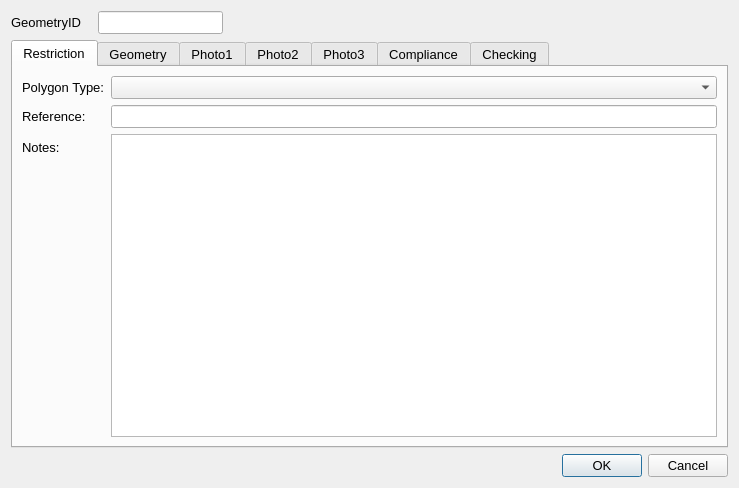
<?xml version="1.0" encoding="UTF-8"?>
<ui version="4.0">
 <class>Dialog</class>
 <widget class="QDialog" name="Dialog">
  <property name="geometry">
   <rect>
    <x>0</x>
    <y>0</y>
    <width>739</width>
    <height>488</height>
   </rect>
  </property>
  <property name="sizePolicy">
   <sizepolicy hsizetype="Fixed" vsizetype="Fixed">
    <horstretch>0</horstretch>
    <verstretch>0</verstretch>
   </sizepolicy>
  </property>
  <property name="maximumSize">
   <size>
    <width>750</width>
    <height>550</height>
   </size>
  </property>
  <property name="font">
   <font>
    <pointsize>10</pointsize>
   </font>
  </property>
  <property name="windowTitle">
   <string>Dialog</string>
  </property>
  <layout class="QGridLayout" name="gridLayout">
   <item row="0" column="1">
    <widget class="QLineEdit" name="GeometryID">
     <property name="sizePolicy">
      <sizepolicy hsizetype="Preferred" vsizetype="Preferred">
       <horstretch>0</horstretch>
       <verstretch>0</verstretch>
      </sizepolicy>
     </property>
     <property name="font">
      <font>
       <pointsize>10</pointsize>
      </font>
     </property>
     <property name="inputMask">
      <string/>
     </property>
     <property name="readOnly">
      <bool>true</bool>
     </property>
     <property name="placeholderText">
      <string/>
     </property>
    </widget>
   </item>
   <item row="2" column="2">
    <widget class="QDialogButtonBox" name="button_box">
     <property name="orientation">
      <enum>Qt::Horizontal</enum>
     </property>
     <property name="standardButtons">
      <set>QDialogButtonBox::Cancel|QDialogButtonBox::Ok</set>
     </property>
    </widget>
   </item>
   <item row="0" column="0">
    <widget class="QLabel" name="label">
     <property name="minimumSize">
      <size>
       <width>81</width>
       <height>16</height>
      </size>
     </property>
     <property name="font">
      <font>
       <pointsize>10</pointsize>
      </font>
     </property>
     <property name="text">
      <string>GeometryID</string>
     </property>
    </widget>
   </item>
   <item row="1" column="0" colspan="3">
    <widget class="QTabWidget" name="Details">
     <property name="sizePolicy">
      <sizepolicy hsizetype="Expanding" vsizetype="Expanding">
       <horstretch>0</horstretch>
       <verstretch>0</verstretch>
      </sizepolicy>
     </property>
     <property name="minimumSize">
      <size>
       <width>0</width>
       <height>0</height>
      </size>
     </property>
     <property name="font">
      <font>
       <pointsize>10</pointsize>
      </font>
     </property>
     <property name="cursor">
      <cursorShape>IBeamCursor</cursorShape>
     </property>
     <property name="mouseTracking">
      <bool>true</bool>
     </property>
     <property name="acceptDrops">
      <bool>true</bool>
     </property>
     <property name="currentIndex">
      <number>0</number>
     </property>
     <widget class="QWidget" name="RestrictionDetails">
      <property name="focusPolicy">
       <enum>Qt::NoFocus</enum>
      </property>
      <attribute name="title">
       <string>Restriction</string>
      </attribute>
      <layout class="QFormLayout" name="formLayout">
       <property name="fieldGrowthPolicy">
        <enum>QFormLayout::AllNonFixedFieldsGrow</enum>
       </property>
       <item row="2" column="0">
        <widget class="QLabel" name="Type1_4">
         <property name="text">
          <string>Polygon Type:</string>
         </property>
        </widget>
       </item>
       <item row="2" column="1">
        <widget class="QComboBox" name="RestrictionTypeID"/>
       </item>
       <item row="7" column="0">
        <widget class="QLabel" name="lbl_Notes">
         <property name="text">
          <string>Notes:</string>
         </property>
        </widget>
       </item>
       <item row="5" column="1">
        <widget class="QLineEdit" name="AssetReference"/>
       </item>
       <item row="5" column="0">
        <widget class="QLabel" name="label_3">
         <property name="text">
          <string>Reference:</string>
         </property>
        </widget>
       </item>
       <item row="7" column="1">
        <widget class="QTextEdit" name="Notes"/>
       </item>
      </layout>
     </widget>
     <widget class="QWidget" name="Geometry">
      <attribute name="title">
       <string>Geometry</string>
      </attribute>
      <layout class="QFormLayout" name="formLayout_2">
       <property name="fieldGrowthPolicy">
        <enum>QFormLayout::AllNonFixedFieldsGrow</enum>
       </property>
       <item row="0" column="0">
        <widget class="QLabel" name="lbl_RoadName">
         <property name="minimumSize">
          <size>
           <width>90</width>
           <height>16</height>
          </size>
         </property>
         <property name="font">
          <font>
           <pointsize>10</pointsize>
          </font>
         </property>
         <property name="text">
          <string>Road Name:</string>
         </property>
        </widget>
       </item>
       <item row="0" column="1">
        <widget class="QLineEdit" name="RoadName"/>
       </item>
       <item row="1" column="0">
        <widget class="QLabel" name="lbl_USRN">
         <property name="minimumSize">
          <size>
           <width>90</width>
           <height>16</height>
          </size>
         </property>
         <property name="font">
          <font>
           <pointsize>10</pointsize>
          </font>
         </property>
         <property name="text">
          <string>USRN:</string>
         </property>
        </widget>
       </item>
       <item row="1" column="1">
        <widget class="QLineEdit" name="USRN"/>
       </item>
       <item row="2" column="0">
        <widget class="QLabel" name="label_8">
         <property name="text">
          <string>Last Update Date:</string>
         </property>
        </widget>
       </item>
       <item row="2" column="1">
        <widget class="QDateTimeEdit" name="LastUpdateDateTime">
         <property name="readOnly">
          <bool>true</bool>
         </property>
        </widget>
       </item>
       <item row="3" column="0">
        <widget class="QLabel" name="label_2">
         <property name="text">
          <string>Last Changed By:</string>
         </property>
        </widget>
       </item>
       <item row="3" column="1">
        <widget class="QComboBox" name="LastUpdatePerson"/>
       </item>
       <item row="4" column="0">
        <widget class="QLabel" name="label_10">
         <property name="text">
          <string>RestrictionID:</string>
         </property>
        </widget>
       </item>
       <item row="4" column="1">
        <widget class="QLineEdit" name="RestrictionID"/>
       </item>
      </layout>
     </widget>
     <widget class="QWidget" name="Photos_01">
      <attribute name="title">
       <string>Photo1</string>
      </attribute>
      <layout class="QGridLayout" name="gridLayout_2"/>
     </widget>
     <widget class="QWidget" name="Photos_02">
      <attribute name="title">
       <string>Photo2</string>
      </attribute>
      <layout class="QGridLayout" name="gridLayout_4"/>
     </widget>
     <widget class="QWidget" name="Photos_03">
      <attribute name="title">
       <string>Photo3</string>
      </attribute>
      <layout class="QGridLayout" name="gridLayout_3"/>
     </widget>
     <widget class="QWidget" name="tab_2">
      <attribute name="title">
       <string>Compliance</string>
      </attribute>
      <layout class="QFormLayout" name="formLayout_4">
       <item row="0" column="0">
        <widget class="QLabel" name="label_6">
         <property name="text">
          <string>Road Markings Condition:</string>
         </property>
        </widget>
       </item>
       <item row="1" column="0">
        <widget class="QLabel" name="label_7">
         <property name="text">
          <string>Restriction-&gt;Sign:</string>
         </property>
        </widget>
       </item>
       <item row="2" column="0">
        <widget class="QLabel" name="label_9">
         <property name="text">
          <string>Compliance notes:</string>
         </property>
        </widget>
       </item>
       <item row="2" column="1">
        <widget class="QTextEdit" name="ComplianceNotes"/>
       </item>
       <item row="0" column="1">
        <widget class="QComboBox" name="ComplianceRoadMarkingsFaded"/>
       </item>
       <item row="1" column="1">
        <widget class="QComboBox" name="ComplianceRestrictionSignIssue"/>
       </item>
      </layout>
     </widget>
     <widget class="QWidget" name="tab">
      <attribute name="title">
       <string>Checking</string>
      </attribute>
      <layout class="QFormLayout" name="formLayout_3">
       <item row="1" column="0">
        <widget class="QLabel" name="label_4">
         <property name="text">
          <string>Check Notes:</string>
         </property>
        </widget>
       </item>
       <item row="1" column="1">
        <widget class="QTextEdit" name="MHTC_CheckNotes"/>
       </item>
       <item row="0" column="0">
        <widget class="QLabel" name="label_5">
         <property name="text">
          <string>Check issue type:</string>
         </property>
        </widget>
       </item>
       <item row="0" column="1">
        <widget class="QComboBox" name="MHTC_CheckIssueTypeID"/>
       </item>
       <item row="3" column="0">
        <widget class="QCheckBox" name="FieldCheckCompleted">
         <property name="text">
          <string>Field check completed</string>
         </property>
        </widget>
       </item>
       <item row="2" column="0">
        <spacer name="verticalSpacer_2">
         <property name="orientation">
          <enum>Qt::Vertical</enum>
         </property>
         <property name="sizeHint" stdset="0">
          <size>
           <width>20</width>
           <height>20</height>
          </size>
         </property>
        </spacer>
       </item>
       <item row="8" column="1">
        <widget class="QDateTimeEdit" name="Last_MHTC_Check_UpdateDateTime"/>
       </item>
       <item row="4" column="0">
        <spacer name="verticalSpacer_3">
         <property name="orientation">
          <enum>Qt::Vertical</enum>
         </property>
         <property name="sizeHint" stdset="0">
          <size>
           <width>20</width>
           <height>10</height>
          </size>
         </property>
        </spacer>
       </item>
       <item row="7" column="1">
        <widget class="QLineEdit" name="Last_MHTC_Check_UpdatePerson"/>
       </item>
       <item row="8" column="0">
        <widget class="QLabel" name="label_15">
         <property name="text">
          <string>Check date:</string>
         </property>
        </widget>
       </item>
       <item row="7" column="0">
        <widget class="QLabel" name="label_14">
         <property name="text">
          <string>Checked by:</string>
         </property>
        </widget>
       </item>
      </layout>
     </widget>
    </widget>
   </item>
  </layout>
 </widget>
 <resources/>
 <connections>
  <connection>
   <sender>button_box</sender>
   <signal>accepted()</signal>
   <receiver>Dialog</receiver>
   <slot>accept()</slot>
   <hints>
    <hint type="sourcelabel">
     <x>248</x>
     <y>254</y>
    </hint>
    <hint type="destinationlabel">
     <x>157</x>
     <y>274</y>
    </hint>
   </hints>
  </connection>
  <connection>
   <sender>button_box</sender>
   <signal>rejected()</signal>
   <receiver>Dialog</receiver>
   <slot>reject()</slot>
   <hints>
    <hint type="sourcelabel">
     <x>316</x>
     <y>260</y>
    </hint>
    <hint type="destinationlabel">
     <x>286</x>
     <y>274</y>
    </hint>
   </hints>
  </connection>
 </connections>
</ui>
